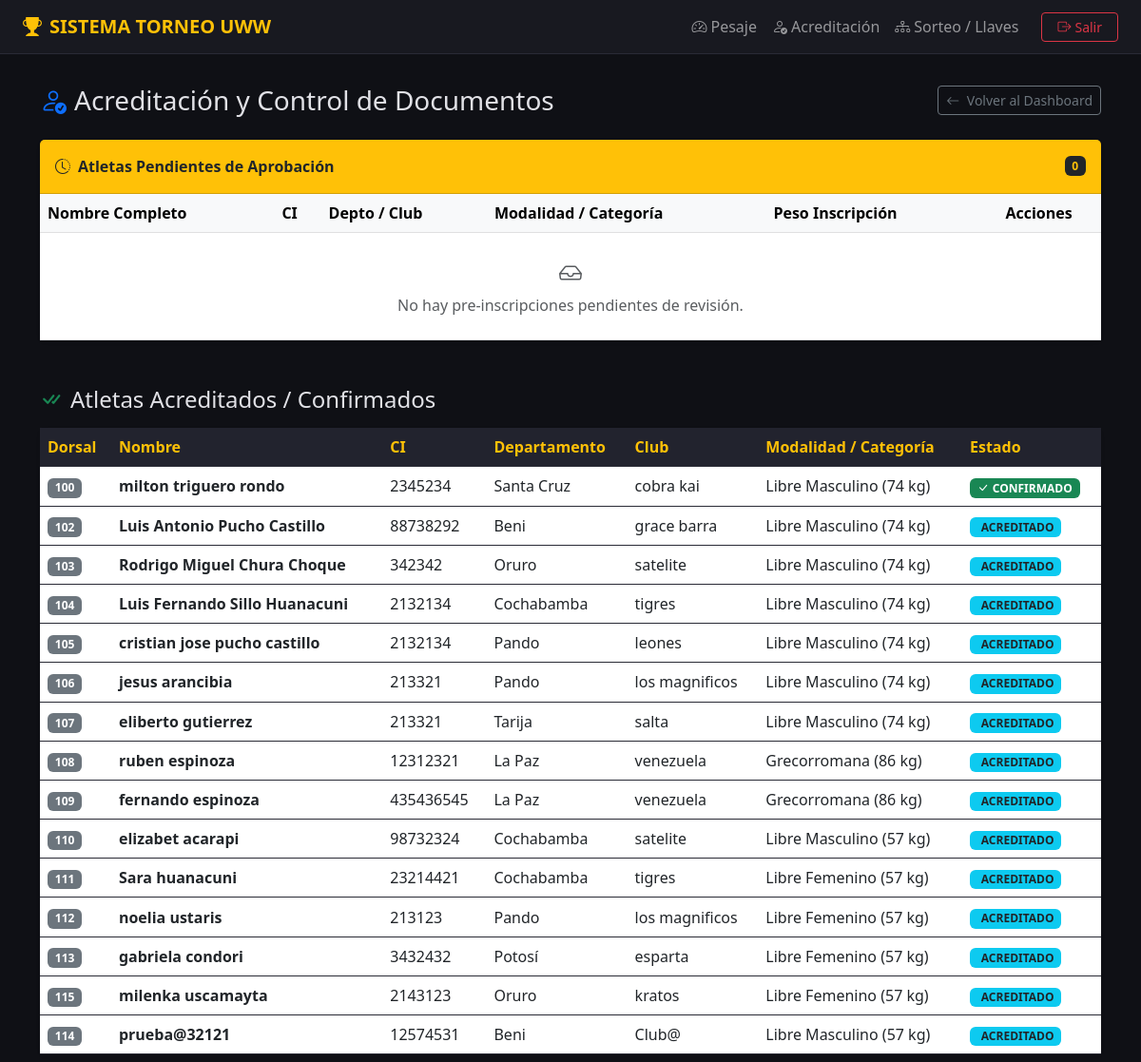
/admin/acreditacion (signed in), run on the app's committed database.
### tables this page shows
CREATE TABLE atletas (
            id INTEGER PRIMARY KEY AUTOINCREMENT,
            usuario_id INTEGER,
            nombre_completo TEXT NOT NULL,
            ci TEXT NOT NULL,
            departamento TEXT NOT NULL,
            club TEXT NOT NULL,
            modalidad TEXT NOT NULL,
            categoria_peso TEXT NOT NULL,
            peso_inscripcion REAL NOT NULL,
            peso_oficial REAL DEFAULT 0,
            dorsal INTEGER DEFAULT NULL,
            estado TEXT DEFAULT 'PENDIENTE',
            FOREIGN KEY (usuario_id) REFERENCES usuarios (id)
        );

### app.py (the view)
@app.route('/admin/acreditacion')
@admin_required
def admin_acreditacion():
    conn = get_db_connection()
    pendientes = conn.execute("SELECT * FROM atletas WHERE LOWER(estado) = 'pendiente'").fetchall()
    acreditados = conn.execute("SELECT * FROM atletas WHERE LOWER(estado) IN ('acreditado', 'confirmado')").fetchall()
    conn.close()
    return render_template('administrador/acreditacion.html', pendientes=pendientes, acreditados=acreditados)

### app.py (called while the page is built)
def admin_required(f):
    @wraps(f)
    def decorated_function(*args, **kwargs):
        if 'user_id' not in session:
            flash('Debes iniciar sesión para acceder.', 'warning')
            return redirect(url_for('login'))
        if session.get('rol') != 'admin':
            flash('Acceso denegado: Se requieren permisos de administrador.', 'danger')
            return redirect(url_for('perfil_atleta'))
        return f(*args, **kwargs)
    return decorated_function

def get_db_connection():
    _dir = os.path.dirname(os.path.abspath(DATABASE_PATH))
    if _dir:
        os.makedirs(_dir, exist_ok=True)
    conn = sqlite3.connect(DATABASE_PATH, timeout=15.0)
    conn.row_factory = sqlite3.Row
    conn.execute("PRAGMA journal_mode = WAL;")
    conn.execute("PRAGMA foreign_keys = ON;")
    conn.execute("PRAGMA busy_timeout = 5000;")
    conn.execute("PRAGMA synchronous = NORMAL;")
    return conn

### templates/administrador/acreditacion.html (shortened to what this page needs)
{% extends 'base.html' %}
{% block content %}
<div class="container py-2">
    <div class="d-flex justify-content-between align-items-center mb-4">
        <h3 class="mb-0">
            <i class="bi bi-person-check text-primary me-2"></i>Acreditación y Control de Documentos
        </h3>
        <a href="{{ url_for('admin_dashboard') }}" class="btn btn-outline-secondary btn-sm">
            <i class="bi bi-arrow-left me-1"></i> Volver al Dashboard
        </a>
    </div>
    <div class="card shadow-sm border-0 mb-5">
        <div class="card-header bg-warning text-dark fw-bold d-flex justify-content-between align-items-center py-3">
            <span><i class="bi bi-clock-history me-2"></i>Atletas Pendientes de Aprobación</span>
            <span class="badge bg-dark text-warning">{{ pendientes|length }}</span>
        </div>
        <div class="card-body p-0">
            <div class="table-responsive">
                <table class="table table-hover align-middle mb-0">
                    <thead class="table-light">
                        <tr>
                            <th>Nombre Completo</th>
                            <th>CI</th>
                            <th>Depto / Club</th>
                            <th>Modalidad / Categoría</th>
                            <th>Peso Inscripción</th>
                            <th class="text-center">Acciones</th>
                        </tr>
                    </thead>
                    <tbody>
                        {% for atleta in pendientes %}
                        <tr>
                            <td class="fw-bold">{{ atleta['nombre_completo'] }}</td>
                            <td>{{ atleta['ci'] }}</td>
                            <td>{{ atleta['departamento'] }} - {{ atleta['club'] }}</td>
                            <td>{{ atleta['modalidad'] }} ({{ atleta['categoria_peso'] }})</td>
                            <td>{{ atleta['peso_inscripcion'] }} kg</td>
                            <td class="text-center">
                                <form action="{{ url_for('acreditar_atleta', atleta_id=atleta['id']) }}" method="POST" class="d-inline-block">
                                    <input type="hidden" name="accion" value="aprobar">
                                    <button type="submit" class="btn btn-success btn-sm me-1 fw-semibold">
                                        <i class="bi bi-check-circle me-1"></i>Aprobar
                                    </button>
                                </form>
                                <form action="{{ url_for('acreditar_atleta', atleta_id=atleta['id']) }}" method="POST" class="d-inline-block">
                                    <input type="hidden" name="accion" value="rechazar">
                                    <button type="submit" class="btn btn-danger btn-sm fw-semibold">
                                        <i class="bi bi-x-circle me-1"></i>Rechazar
                                    </button>
                                </form>
                            </td>
                        </tr>
                        {% else %}
                        <tr>
                            <td colspan="6" class="text-center py-4 text-muted">
                                <i class="bi bi-inbox fs-4 d-block mb-1"></i>
                                No hay pre-inscripciones pendientes de revisión.
                            </td>
                        </tr>
                        {% endfor %}
                    </tbody>
                </table>
            </div>
        </div>
    </div>
    <h4 class="mb-3"><i class="bi bi-check-all text-success me-2"></i>Atletas Acreditados / Confirmados</h4>
    <div class="card shadow-sm border-0">
        <div class="card-body p-0">
            <div class="table-responsive">
                <table class="table table-dark-custom align-middle mb-0">
                    <thead>
                        <tr>
                            <th>Dorsal</th>
                            <th>Nombre</th>
                            <th>CI</th>
                            <th>Departamento</th>
                            <th>Club</th>
                            <th>Modalidad / Categoría</th>
                            <th>Estado</th>
                        </tr>
                    </thead>
                    <tbody>
                        {% for atleta in acreditados %}
                        <tr>
                            <td>
                                <span class="badge bg-secondary">
                                    {{ atleta['dorsal'] if atleta['dorsal'] else 'Sin Dorsal' }}
                                </span>
                            </td>
                            <td class="fw-semibold">{{ atleta['nombre_completo'] }}</td>
                            <td>{{ atleta['ci'] }}</td>
                            <td>{{ atleta['departamento'] }}</td>
                            <td>{{ atleta['club'] }}</td>
                            <td>{{ atleta['modalidad'] }} ({{ atleta['categoria_peso'] }})</td>
                            <td>
                                {% if atleta['estado'] == 'CONFIRMADO' %}
                                    <span class="badge bg-success"><i class="bi bi-check-lg me-1"></i>CONFIRMADO</span>
                                {% else %}
                                    <span class="badge bg-info text-dark">ACREDITADO</span>
                                {% endif %}
                            </td>
                        </tr>
                        {% else %}
                        <tr>
                            <td colspan="7" class="text-center py-4 text-muted">Aún no hay atletas acreditados.</td>
                        </tr>
                        {% endfor %}
                    </tbody>
                </table>
            </div>
        </div>
    </div>
</div>
{% endblock %}

### templates/base.html (style rules this page uses)
body { background-color: #0f1015; color: #e1e1e6; font-family: 'Segoe UI', Tahoma, Geneva, Verdana, sans-serif; }
.card { background-color: #181920; color: #e1e1e6; border: 1px solid #2a2b36; }
.table-dark-custom { background-color: #181920; color: #e1e1e6; }
.table-dark-custom th { background-color: #22232e; border-color: #2a2b36; color: #ffc107; }
.table-dark-custom td { border-color: #2a2b36; }

### data on the page
atletas: dorsal "100", nombre_completo "milton triguero rondo", ci "2345234", departamento "Santa Cruz", club "cobra kai", modalidad "Libre Masculino", categoria_peso "74 kg", estado "CONFIRMADO" (drawn)
atletas: dorsal "102", nombre_completo "Luis Antonio Pucho Castillo", ci "88738292", departamento "Beni", club "grace barra", modalidad "Libre Masculino", categoria_peso "74 kg", estado "ACREDITADO"
atletas: dorsal "103", nombre_completo "Rodrigo Miguel Chura Choque", ci "342342", departamento "Oruro", club "satelite", modalidad "Libre Masculino", categoria_peso "74 kg", estado "ACREDITADO"
atletas: dorsal "104", nombre_completo "Luis Fernando Sillo Huanacuni", ci "2132134", departamento "Cochabamba", club "tigres", modalidad "Libre Masculino", categoria_peso "74 kg", estado "ACREDITADO"
atletas: dorsal "105", nombre_completo "cristian jose pucho castillo", ci "2132134", departamento "Pando", club "leones", modalidad "Libre Masculino", categoria_peso "74 kg", estado "ACREDITADO"
atletas: dorsal "106", nombre_completo "jesus arancibia", ci "213321", departamento "Pando", club "los magnificos", modalidad "Libre Masculino", categoria_peso "74 kg", estado "ACREDITADO"
atletas: dorsal "107", nombre_completo "eliberto gutierrez", ci "213321", departamento "Tarija", club "salta", modalidad "Libre Masculino", categoria_peso "74 kg", estado "ACREDITADO"
atletas: dorsal "108", nombre_completo "ruben espinoza", ci "12312321", departamento "La Paz", club "venezuela", modalidad "Grecorromana", categoria_peso "86 kg", estado "ACREDITADO"
atletas: dorsal "109", nombre_completo "fernando espinoza", ci "435436545", departamento "La Paz", club "venezuela", modalidad "Grecorromana", categoria_peso "86 kg", estado "ACREDITADO"
atletas: dorsal "110", nombre_completo "elizabet acarapi", ci "98732324", departamento "Cochabamba", club "satelite", modalidad "Libre Masculino", categoria_peso "57 kg", estado "ACREDITADO"
atletas: dorsal "111", nombre_completo "Sara huanacuni", ci "23214421", departamento "Cochabamba", club "tigres", modalidad "Libre Femenino", categoria_peso "57 kg", estado "ACREDITADO"
atletas: dorsal "112", nombre_completo "noelia ustaris", ci "213123", departamento "Pando", club "los magnificos", modalidad "Libre Femenino", categoria_peso "57 kg", estado "ACREDITADO"
atletas: dorsal "113", nombre_completo "gabriela condori", ci "3432432", departamento "Potosí", club "esparta", modalidad "Libre Femenino", categoria_peso "57 kg", estado "ACREDITADO"
atletas: dorsal "115", nombre_completo "milenka uscamayta", ci "2143123", departamento "Oruro", club "kratos", modalidad "Libre Femenino", categoria_peso "57 kg", estado "ACREDITADO"
atletas: dorsal "114", nombre_completo "prueba@32121", ci "12574531", departamento "Beni", club "Club@", modalidad "Libre Masculino", categoria_peso "57 kg", estado "ACREDITADO"

### other printed values
{{ pendientes|length }} "0"
